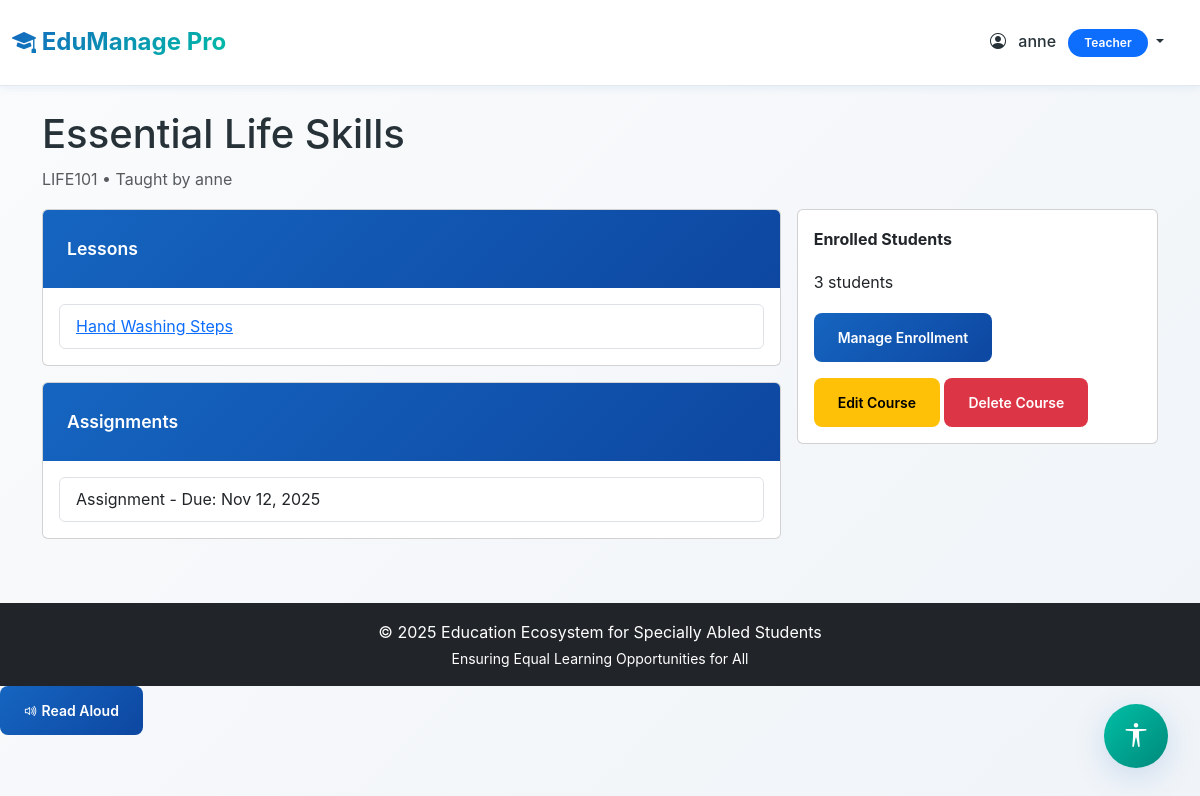
The page /courses/1/ (signed in) on the database its author committed.
### myapp/models.py (models this page shows, shortened)
class Profile(models.Model):
    ROLE_CHOICES = [
        ('admin', 'Admin'),
        ('teacher', 'Teacher'),
        ('student', 'Student'),
        ('parent', 'Parent'),
    ]
    DISABILITY_CHOICES = [
        ('none', 'None'),
        ('visual', 'Visual Impairment'),
        ('hearing', 'Hearing Impairment'),
        ('mobility', 'Mobility Impairment'),
        ('learning', 'Learning Disability'),
        ('multiple', 'Multiple Disabilities'),
    ]
    CONTENT_PREFERENCE = [
        ('text', 'Text'),
        ('audio', 'Audio'),
        ('video', 'Video'),
        ('mixed', 'Mixed'),
    ]
    FONT_SIZE_CHOICES = [
        ('small', 'Small'),
        ('medium', 'Medium'),
        ('large', 'Large'),
    ]
    user = models.OneToOneField(User, on_delete=models.CASCADE, related_name='profile')
    role = models.CharField(max_length=20, choices=ROLE_CHOICES, default='student')
    phone = models.CharField(max_length=15, blank=True, null=True)
    address = models.TextField(blank=True, null=True)
    profile_picture = models.ImageField(upload_to='profile_pics/', blank=True, null=True)
    disability_type = models.CharField(max_length=20, choices=DISABILITY_CHOICES, default='none')
    assistance_required = models.TextField(blank=True, null=True, help_text="Describe any special assistance needed")
    preferred_content_format = models.CharField(max_length=10, choices=CONTENT_PREFERENCE, default='mixed')
    high_contrast_mode = models.BooleanField(default=False)
    font_size = models.CharField(max_length=10, choices=FONT_SIZE_CHOICES, default='medium')
    linked_student = models.ForeignKey(User, on_delete=models.SET_NULL, null=True, blank=True,
                                       related_name='parent_link', limit_choices_to={'profile__role': 'student'})
    created_at = models.DateTimeField(auto_now_add=True)
    updated_at = models.DateTimeField(auto_now=True)
    class Meta:
        ordering = ['-created_at']

class Course(models.Model):
    title = models.CharField(max_length=200)
    description = models.TextField()
    teacher = models.ForeignKey(User, on_delete=models.CASCADE, related_name='courses_taught',
                                limit_choices_to={'profile__role': 'teacher'})
    students = models.ManyToManyField(User, related_name='courses_enrolled', blank=True,
                                      limit_choices_to={'profile__role': 'student'})
    course_code = models.CharField(max_length=20, unique=True)
    created_at = models.DateTimeField(auto_now_add=True)
    updated_at = models.DateTimeField(auto_now=True)
    is_active = models.BooleanField(default=True)
    class Meta:
        ordering = ['-created_at']

class Lesson(models.Model):
    CONTENT_TYPE_CHOICES = [
        ('text', 'Text'),
        ('audio', 'Audio'),
        ('video', 'Video'),
    ]
    course = models.ForeignKey(Course, on_delete=models.CASCADE, related_name='lessons')
    title = models.CharField(max_length=200)
    description = models.TextField()
    content_type = models.CharField(max_length=10, choices=CONTENT_TYPE_CHOICES)
    text_content = models.TextField(blank=True, null=True)
    file = models.FileField(upload_to='lessons/', blank=True, null=True,
                           validators=[FileExtensionValidator(['pdf', 'doc', 'docx', 'txt',
                                                               'mp3', 'wav', 'mp4', 'avi', 'mov'])])
    video_url = models.URLField(blank=True, null=True, help_text="YouTube or external video URL")
    sign_language_video_url = models.URLField(blank=True, null=True,
                                              help_text="Sign language interpretation video URL (YouTube/Vimeo)")
    has_sign_language = models.BooleanField(default=False,
                                            help_text="Check if sign language interpretation is available")
    alt_text = models.TextField(blank=True, null=True, help_text="Alternative text for screen readers")
    transcript = models.TextField(blank=True, null=True, help_text="Transcript for audio/video content")
    order = models.IntegerField(default=0)
    created_at = models.DateTimeField(auto_now_add=True)
    class Meta:
        ordering = ['course', 'order', 'created_at']

class Assignment(models.Model):
    course = models.ForeignKey(Course, on_delete=models.CASCADE, related_name='assignments')
    title = models.CharField(max_length=200)
    description = models.TextField()
    due_date = models.DateTimeField()
    max_marks = models.IntegerField(default=100)
    attachment = models.FileField(upload_to='assignments/', blank=True, null=True)
    created_by = models.ForeignKey(User, on_delete=models.CASCADE, related_name='assignments_created')
    created_at = models.DateTimeField(auto_now_add=True)
    class Meta:
        ordering = ['due_date']

### myapp/views.py (the view)
# urls.py: path('courses/<int:course_id>/', views.course_detail, name='course_detail'),
@login_required
def course_detail(request, course_id):
    course = get_object_or_404(Course, id=course_id)
    lessons = course.lessons.all()
    assignments = course.assignments.all()
    students = course.students.all()
    context = {
        'course': course,
        'lessons': lessons,
        'assignments': assignments,
        'students': students,
    }
    return render(request, 'course_detail.html', context)

### myapp/templates/course_detail.html (shortened to what this page needs)
{% extends 'base.html' %}
{% block content %}
<div class="row">
    <div class="col-12">
        <h1>{{ course.title }}</h1>
        <p class="text-muted">{{ course.course_code }} • Taught by {{ course.teacher.get_full_name|default:course.teacher.username }}</p>
    </div>
</div>
<div class="row g-3">
    <div class="col-md-8">
        <div class="card mb-3">
            <div class="card-header bg-light">Lessons</div>
            <div class="card-body">
                {% if lessons %}
                <ul class="list-group">
                    {% for lesson in lessons %}
                    <li class="list-group-item">
                        <a href="{% url 'lesson_detail' lesson.id %}">{{ lesson.title }}</a>
                    </li>
                    {% endfor %}
                </ul>
                {% else %}
                <p class="text-muted">No lessons added yet.</p>
                {% endif %}
            </div>
        </div>
        <div class="card mb-3">
            <div class="card-header bg-light">Assignments</div>
            <div class="card-body">
                {% if assignments %}
                <ul class="list-group">
                    {% for a in assignments %}
                    <li class="list-group-item">{{ a.title }} - Due: {{ a.due_date|date:"M d, Y" }}</li>
                    {% endfor %}
                </ul>
                {% else %}
                <p class="text-muted">No assignments yet.</p>
                {% endif %}
            </div>
        </div>
    </div>
    <div class="col-md-4">
        <div class="card">
            <div class="card-body">
                <p><strong>Enrolled Students</strong></p>
                <p>{{ students.count }} students</p>
                <a href="{% url 'course_enroll' course.id %}" class="btn btn-sm btn-primary">Manage Enrollment</a>
                <div class="mt-3">
                    <a href="{% url 'course_edit' course.id %}" class="btn btn-warning btn-sm">Edit Course</a>
                    <a href="{% url 'course_delete' course.id %}" class="btn btn-danger btn-sm">Delete Course</a>
                </div>
            </div>
        </div>
    </div>
</div>
{% endblock %}

### myapp/templates/base.html (shortened to what this page needs)
<!DOCTYPE html>
<html lang="en">
<head>
    <link href="https://cdn.jsdelivr.net/npm/bootstrap@5.3.0/dist/css/bootstrap.min.css" rel="stylesheet">
    <link rel="stylesheet" href="https://cdn.jsdelivr.net/npm/bootstrap-icons@1.11.0/font/bootstrap-icons.css">
    {% load static %}
    <link rel="stylesheet" href="{% static 'css/style.css' %}?v=2.0">
</head>
<body {% if user.is_authenticated and user.profile.high_contrast_mode %}class="high-contrast"{% endif %}
      data-font-size="{% if user.is_authenticated %}{{ user.profile.font_size }}{% else %}medium{% endif %}"
      data-disability-type="{% if user.is_authenticated %}{{ user.profile.disability_type }}{% else %}none{% endif %}">
    {% if user.is_authenticated %}
    <nav class="navbar navbar-expand-lg navbar-main">
        <div class="container-fluid">
            <a class="navbar-brand" href="{% url 'dashboard' %}">
                <i class="bi bi-mortarboard-fill"></i> EduManage Pro
            </a>
            <div class="navbar-nav ms-auto">
                <div class="nav-item dropdown">
                    <a class="nav-link dropdown-toggle" href="#" role="button" data-bs-toggle="dropdown">
                        <i class="bi bi-person-circle me-2"></i> {{ user.username }}
                        <span class="badge bg-primary ms-2">{{ user.profile.get_role_display }}</span>
                    </a>
                </div>
            </div>
        </div>
    </nav>
    {% endif %}
    <main class="container my-4">
        {% block content %}{% endblock %}
    </main>
    {% if user.is_authenticated %}
    <div class="accessibility-toolbar">
        <button class="accessibility-toggle-btn" id="accessibilityToggle" title="Accessibility Options">
            <i class="bi bi-universal-access"></i>
        </button>
    </div>
    {% endif %}
    <footer class="bg-dark text-white text-center py-3 mt-5">
        <p class="mb-0">&copy; 2025 Education Ecosystem for Specially Abled Students</p>
        <p class="mb-0 small">Ensuring Equal Learning Opportunities for All</p>
    </footer>
    {% load static %}
</body>
</html>

### myapp/static/css/style.css (style rules this page uses)
:root { --primary-blue: #1565C0; --primary-dark: #0D47A1; --primary-light: #42A5F5; --accent-emerald: #00BFA5; --accent-light: #64FFDA; --accent-dark: #00897B; --neutral-white: #FFFFFF; --neutral-light: #FAFBFC; --neutral-gray: #E3E8EF; --neutral-dark: #455A64; --text-dark: #263238; --text-light: #78909C; --success: #00C853; --warning: #FF9100; --danger: #FF5252; --info: #2979FF; --shadow-sm: 0 2px 8px rgba(21, 101, 192, 0.08); --shadow-md: 0 4px 16px rgba(21, 101, 192, 0.12); --shadow-lg: 0 8px 32px rgba(21, 101, 192, 0.18); --radius-sm: 8px; --radius-md: 12px; --radius-lg: 16px; }
body { font-family: 'Inter', 'Segoe UI', system-ui, sans-serif; background: linear-gradient(135deg, var(--neutral-light) 0%, #f0f4f8 100%); color: var(--text-dark); line-height: 1.7; min-height: 100vh; transition: all 0.3s ease; }
body[data-font-size="medium"] { font-size: 16px; }
.navbar-main { background: rgba(255, 255, 255, 0.95); backdrop-filter: blur(20px); border-bottom: 1px solid var(--neutral-gray); box-shadow: var(--shadow-sm); padding: 1rem 0; position: sticky; top: 0; z-index: 1000; }
.navbar-brand { font-weight: 700; font-size: 1.5rem; background: linear-gradient(135deg, var(--primary-blue), var(--accent-emerald)); -webkit-background-clip: text; -webkit-text-fill-color: transparent; background-clip: text; }
.nav-link { color: var(--text-dark) !important; font-weight: 500; padding: 0.75rem 1.25rem !important; border-radius: var(--radius-sm); transition: all 0.3s cubic-bezier(0.4, 0, 0.2, 1); margin: 0 0.25rem; }
.card-header { background: linear-gradient(135deg, var(--primary-blue), var(--primary-dark)); color: var(--neutral-white); border: none; padding: 1.5rem; font-weight: 600; font-size: 1.1rem; }
.btn { border: none; border-radius: var(--radius-sm); padding: 0.875rem 1.5rem; font-weight: 600; transition: all 0.3s cubic-bezier(0.4, 0, 0.2, 1); position: relative; overflow: hidden; }
.btn::before { content: ''; position: absolute; top: 50%; left: 50%; width: 0; height: 0; background: rgba(255, 255, 255, 0.2); border-radius: 50%; transform: translate(-50%, -50%); transition: width 0.6s, height 0.6s; }
.btn-primary { background: linear-gradient(135deg, var(--primary-blue), var(--primary-dark)); color: var(--neutral-white); }
.badge { padding: 0.5rem 1rem; border-radius: 20px; font-weight: 600; font-size: 0.75rem; }
.accessibility-toolbar { position: fixed; bottom: 2rem; right: 2rem; z-index: 1050; }
.accessibility-toggle-btn { width: 64px; height: 64px; background: linear-gradient(135deg, var(--accent-emerald), var(--accent-dark)); border: none; border-radius: 50%; color: white; font-size: 1.5rem; box-shadow: var(--shadow-lg); transition: all 0.4s cubic-bezier(0.4, 0, 0.2, 1); cursor: pointer; }

### rows shown on the page
Course: title "Essential Life Skills", course_code "LIFE101", teacher.get_full_name "anne"
Lesson: title "Hand Washing Steps"
Assignment: title "Assignment", due_date "Nov 12, 2025"

### other values the page prints
{{ user.username }} "anne"
{{ user.profile.get_role_display }} "Teacher"
{{ students.count }} "3"
